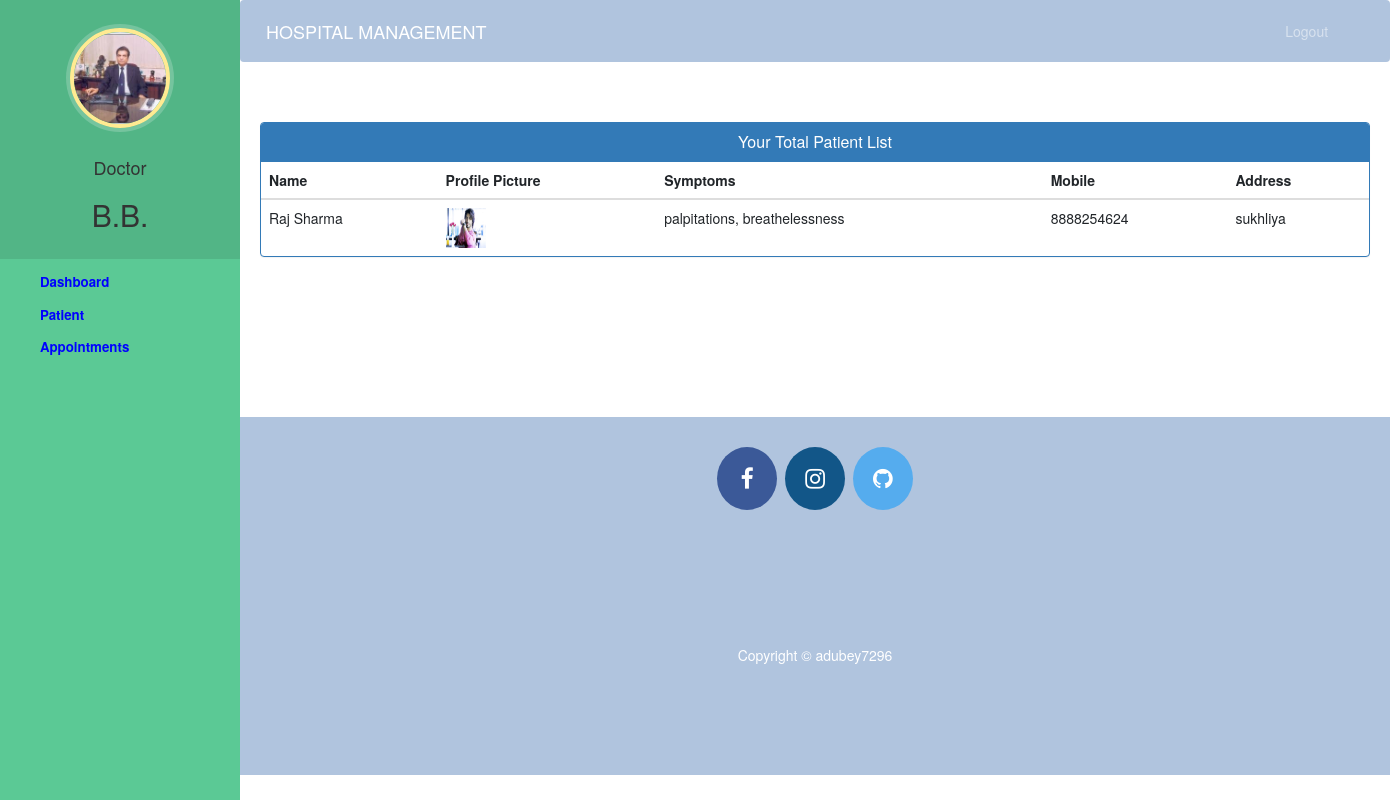
Screenshot of /doctor-view-patient (signed in) with the database file from the repository.
### home/models.py (models this page shows, shortened)
class Doctor(models.Model):
    user=models.OneToOneField(User,on_delete=models.CASCADE)
    profile_pic= models.ImageField(upload_to='profile_pic/DoctorProfilePic/',null=True,blank=True)
    address = models.CharField(max_length=40,null=True)
    mobile = models.CharField(max_length=20,null=True)
    department= models.CharField(max_length=50,choices=departments,default='Cardiologist')
    status=models.BooleanField(default=False)

class Patient(models.Model):
    user=models.OneToOneField(User,on_delete=models.CASCADE)
    profile_pic= models.ImageField(upload_to='profile_pic/PatientProfilePic/',null=True,blank=True)
    address = models.CharField(max_length=40,null=True)
    mobile = models.CharField(max_length=20,null=False)
    symptoms = models.CharField(max_length=100,null=False)
    assignedDoctorId = models.PositiveIntegerField(null=True)
    admitDate=models.DateField(auto_now=True)
    status=models.BooleanField(default=False)
    @property
    def get_name(self):
        return self.user.first_name+" "+self.user.last_name

### home/views.py (the view)
# urls.py: path('doctor-view-patient', views.doctor_view_patient_view,name='doctor-view-patient'),
@login_required(login_url='doctorlogin')
@user_passes_test(is_doctor)
def doctor_view_patient_view(request):
    patients=models.Patient.objects.all().filter(status=True,assignedDoctorId=request.user.id)
    doctor=models.Doctor.objects.get(user_id=request.user.id) #for profile picture of doctor in sidebar
    return render(request,'hospital/doctor_view_patient.html',{'patients':patients,'doctor':doctor})

### home/views.py (called while the page is built)
def is_doctor(user):
    return user.groups.filter(name='DOCTOR').exists()

### templates/hospital/doctor_view_patient.html (shortened to what this page needs)
{% extends 'hospital/doctor_base.html' %}
{% block content %}
{%load static%}
<head>
  <link href="//netdna.bootstrapcdn.com/bootstrap/3.0.0/css/bootstrap.min.css" rel="stylesheet" id="bootstrap-css">
</head>
<div class="container">
  <div class="panel panel-primary">
    <div class="panel-heading">
      <h6 class="panel-title">Your Total Patient List</h6>
    </div>
    <table class="table table-hover" id="dev-table">
      <thead>
        <tr>
          <th>Name</th>
          <th>Profile Picture</th>
          <th>Symptoms</th>
          <th>Mobile</th>
          <th>Address</th>
        </tr>
      </thead>
      {% for p in patients %}
      <tr>
        <td> {{p.get_name}}</td>
        <td> <img src="{% static p.profile_pic.url %}" alt="Profile Pic" height="40px" width="40px" /></td>
        <td>{{p.symptoms}}</td>
        <td>{{p.mobile}}</td>
        <td>{{p.address}}</td>
      </tr>
      {% endfor %}
    </table>
  </div>
</div>
{% endblock content %}

### templates/hospital/doctor_base.html (shortened to what this page needs)
<!DOCTYPE html>
{% load static %}
<html lang="en">
<head>
  <link rel="stylesheet" href="https://stackpath.bootstrapcdn.com/bootstrap/4.3.1/css/bootstrap.min.css">
  <link rel="stylesheet" href="https://maxcdn.bootstrapcdn.com/font-awesome/4.7.0/css/font-awesome.min.css">
  <link rel="stylesheet" href="{% static '/style.css' %}">
</head>
<body>
  <nav class="menu" tabindex="0">
    <header class="avatar">
      <img src="{% static doctor.profile_pic.url %}" alt="Profile Pic" />
      <br><br>
      <h4>Doctor</h4>
      <h2>{{request.user.first_name}}</h2>
    </header>
    <ul>
      <li tabindex="0" class="icon-dashboard"><b><a style="color:blue; text-decoration:none;" href="/doctor-dashboard"><span>Dashboard</span></a></b></li>
      <li tabindex="0" class="icon-users"><b><a style="color:blue; text-decoration:none;" href="/doctor-patient"><span>Patient</span></a></b></li>
      <li tabindex="0" class="icon-calendar"><b><a style="color:blue; text-decoration:none;" href="/doctor-appointment"><span>Appointments</span></a></b></li>
    </ul>
  </nav>
  <main>
    <div class="bs-example">
      <nav class="navbar navbar-expand-md  navbar-dark fixed-top" style="background:#b0c4de;">
        <a href="/admin-dashboard" class="navbar-brand">HOSPITAL MANAGEMENT</a>
        <div class="collapse navbar-collapse justify-content-between" id="navbarCollapse">
          <div class="navbar-nav" style=" margin-left: 90%;">
            <a href="/logout" class="nav-item nav-link">Logout</a>
          </div>
        </div>
      </nav>
    </div>
    <br><br>
    {% block content %}
    {% endblock content %}
    <br><br><br><br><br><br><br>
    <footer>
      <p>
        <a id="ftr" href="https://www.facebook.com/aditi.dubey.52035/" class="fa fa-facebook"></a>
        <a id="ftr" href="https://www.instagram.com/chikudubey296/" class="fa fa-instagram"></a>
        <a id="ftr" href="https://github.com/adubey7296" class="fa fa-github"></a>
      </p>
      <br>
      <div class="container">
        <div class="row">
          <div class="col-md-12 col-sm-12">
            <div style="color:#ffffff;" class="wow fadeInUp footer-copyright">
              <p>Copyright &copy; adubey7296 </p>
            </div>
          </div>
        </div>
      </div>
    </footer>
  </main>
</body>
</html>

### home/static/home/style.css (style rules this page uses)
body { padding-left: 240px; }
main { position: relative; height: 100vh; }
.menu { background: #5bc995; height: 100vh; width: 240px; position: fixed; top: 0px; left: 0; z-index: 5; outline: none; }
.menu .avatar { background: rgba(0, 0, 0, 0.1); padding: 2em 0.5em; text-align: center; }
.menu .avatar img { width: 100px; border-radius: 50%; overflow: hidden; border: 4px solid #ffea92; box-shadow: 0 0 0 4px rgba(255, 255, 255, 0.2); }
.menu .avatar h2 { font-weight: normal; margin-bottom: 0; }
.menu ul { list-style: none; padding: 0.5em 0; margin: 0; }
.menu ul li { padding: 0.5em 1em 0.5em 3em; font-size: 0.95em; font-weight: regular; background-repeat: no-repeat; background-position: left 15px center; background-size: auto 20px; transition: all 0.15s linear; cursor: pointer; }

### templates/hospital/doctor_base.html (style rules this page uses)
a:link { text-decoration: none; }
a { color: white; }
footer { padding: 0px 0px 0px 0px; background-color: lightsteelblue; margin: 0px; }
#ftr { padding: 20px; }
.fa { font-size: 23px; width: 60px; text-align: center; text-decoration: none; margin: 5px 2px; border-radius: 50%; }
.fa-facebook { background: #3B5998; color: white; margin-top: 30px; }
.fa-github { background: #55ACEE; color: white; }
.fa-instagram { background: #125688; color: white; }
p { text-align: center; }

### templates/hospital/doctor_view_patient.html (style rules this page uses)
a:link { text-decoration: none; }
h6 { text-align: center; }
.row { margin: 100px; }

### rows the page displays
Doctor: profile_pic (picture)
Patient: get_name "Raj Sharma", profile_pic (picture), symptoms "palpitations, breathelessness", mobile "8888254624", address "sukhliya"

### other values shown
{{ request.user.first_name }} "B.B."
